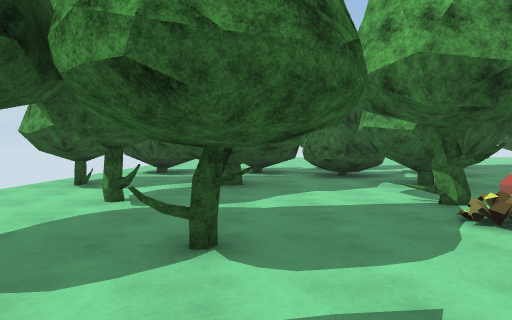
view 1 (above)

24 first-person views from a walk through a 3-D level made in the Unity game engine. The camera is 1.5 m above the floor, tilts 2° down and sees 75° across. The floor is counted in squares, 2 m on a side. Each view is taken from the middle of a square. On the plan, view 1 faces up. The plan holds only what a view shows up to about 11 squares ahead; the rest is blank. The place goes on beyond the plan. The player is left out. Some surface patterns are stand-ins.

view 2
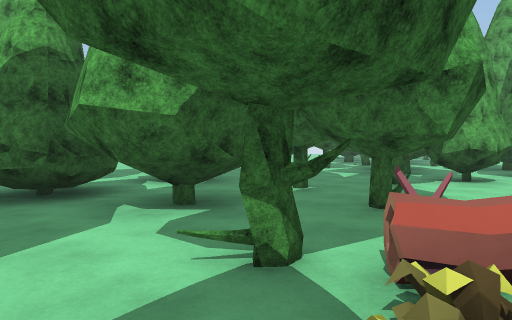

view 3
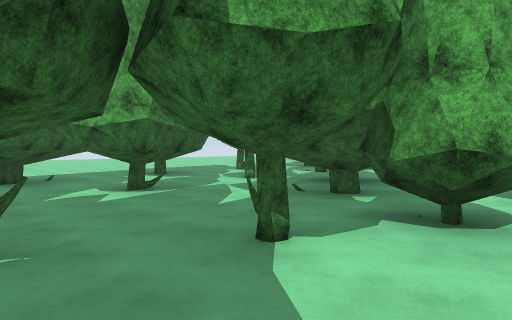

view 4
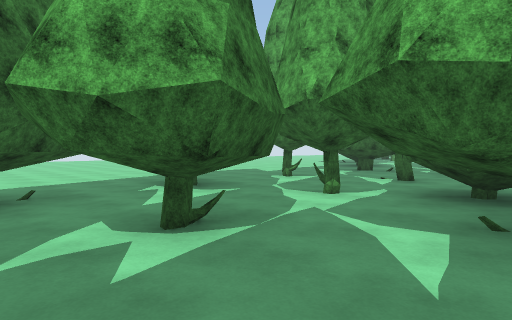

view 5
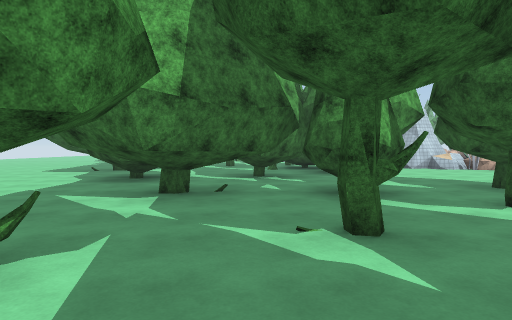

view 6
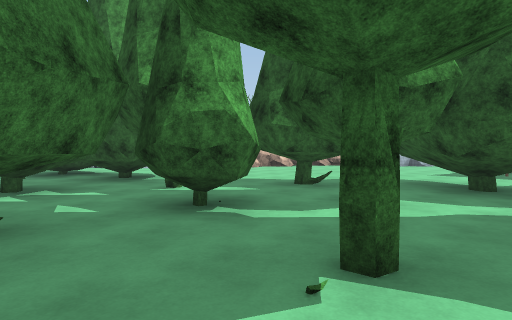

view 7
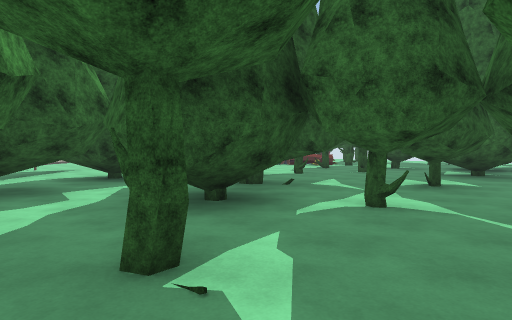

view 8
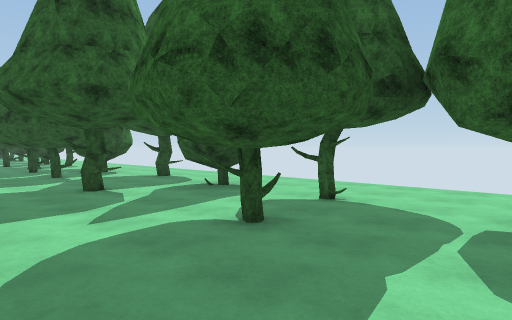

view 9
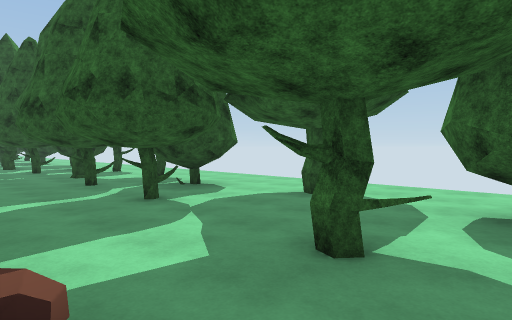

view 10
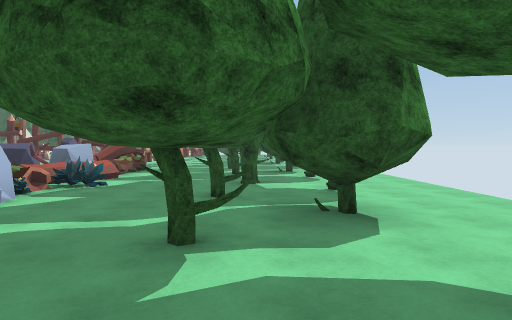

view 11
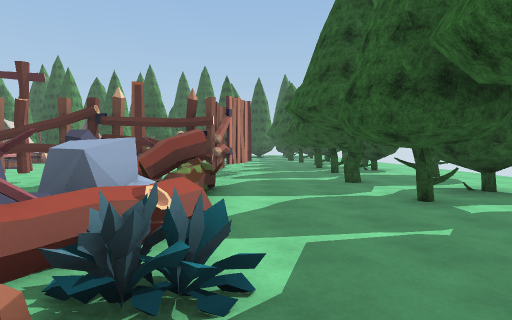

view 12
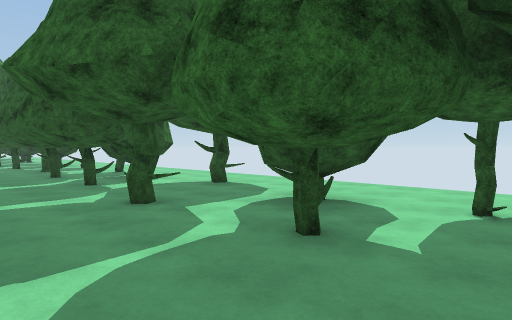

view 13
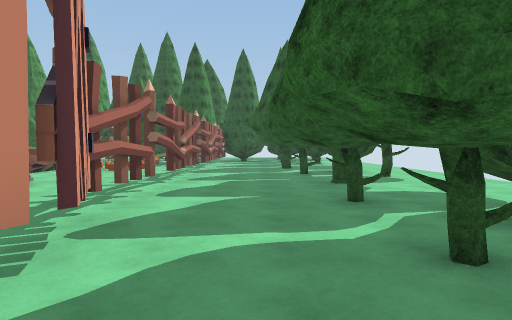

view 14
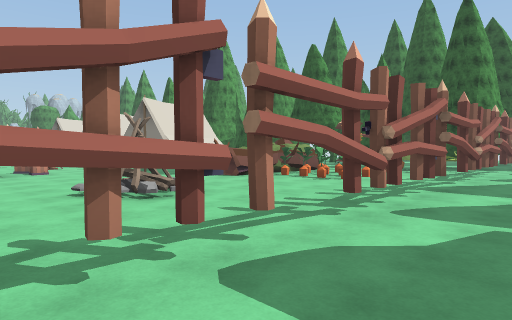

view 15
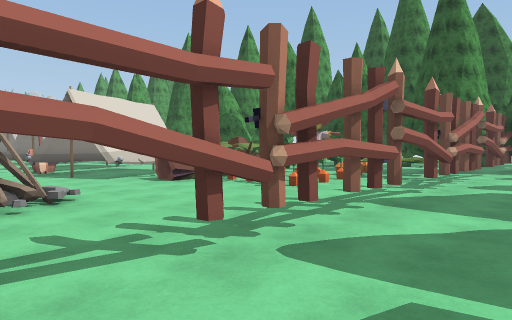

view 16
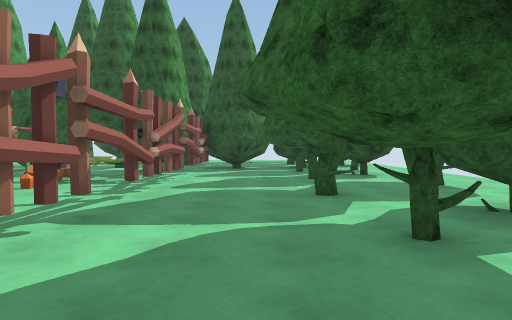

view 17
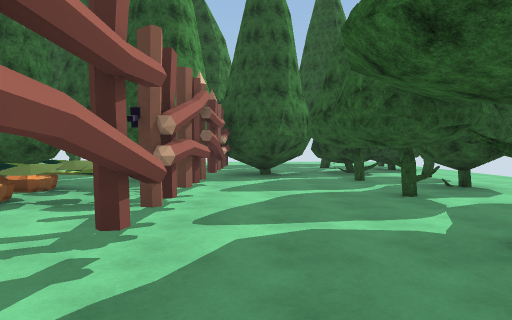

view 18
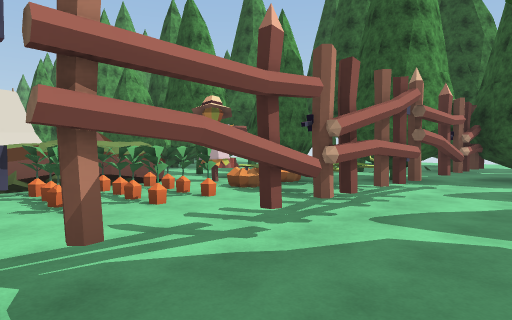

view 19
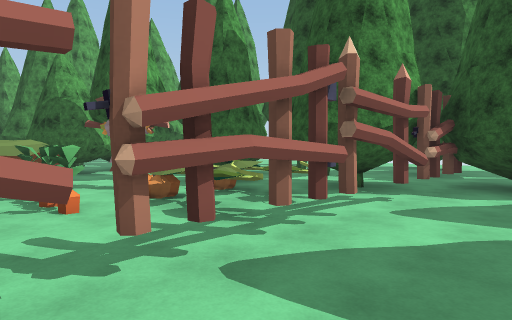

view 20
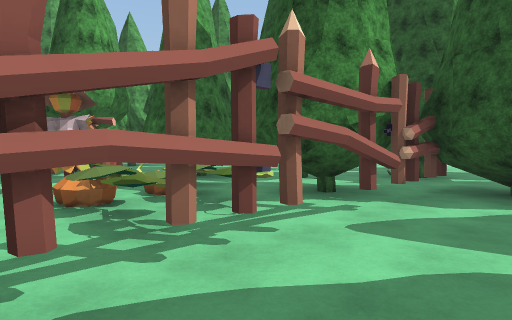

view 21
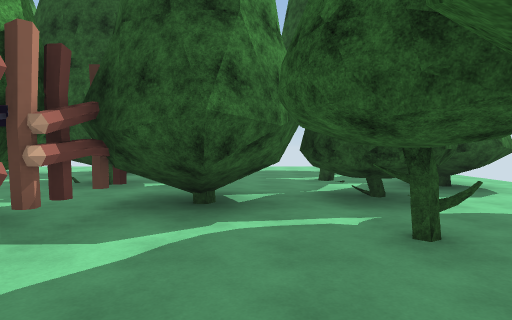

view 22
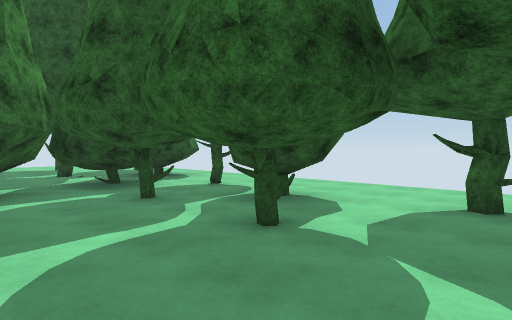

view 23
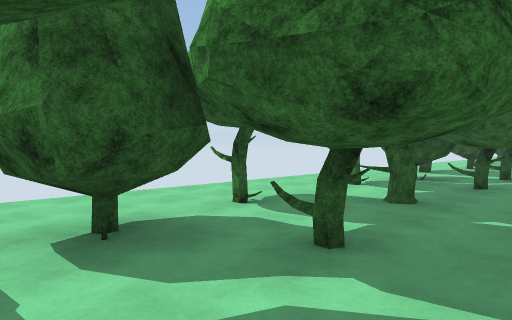

view 24
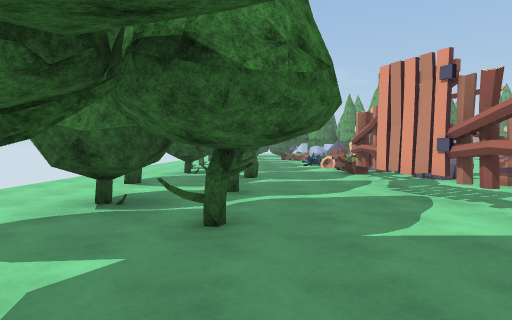

### Floor plan
Key: @ floor where view 1 was taken; # wall or solid block; x gap in a wall; . floor; T pine tree; R rock; S streetlight; C campfire; H thing the floor can be seen under or through; B bucket; A scarecrow; O other object.
Columns run from 4 left of view 1 to 23 right of it. Each row starts with its distance up from view 1.
 13          ..TT# T .T..TT.  ..
 12       TTT. TT. T.....TT..x..
 11           T...........#.TT .
 10 TTT TTT  TT.#T..T..T.TT..T .
  9 TTT T.## TT..T...TT..TT.TTTT
  8  T T...TT.....#TT#T.T.... T
  7 TT#TT..TT.T...#TTT..x.T#..
  6 #..##..#T...T.T#  #T##T ....
  5 ..T......T...TT..T TTT......
  4 .......T. ......TTT    .....
  3 ....T..OO        TT...
  2 ..T....         ... ...
  1 .......         .#   ..
  0 .TT.@..          #   ..
 -1 .TT.T.O
 -2 .......
 -3 .T.....O
 -4 .......
 -5 ..T#T..
 -6 ..TT...
 -7 ...#T..O
 -8 .O.....O
 -9 ...T....OR
-10 .......OR
-11 .T.....OR
-12 ..T#T..OO
-13 ..TT...ORR..
-14 ....T..#OOxS
-15 .......#OO ..
-16 .T....##.B  ..
-17 ...#T.#...  ...
-18 ..TT..##.    ..
-19 ..TT#..x..
-20 ...#T..x........
-21 .T.....x..C.....
-22 ...T...#..CC......
-23 .......#........#.
-24 .T.....#.....##.#B
-25 ..T#T..#....O##.#
-26 ..TT...#.O.OO #.
-27  ...T..x.OOOO
-28 .......x..OOO
-29 .T.....#OO....  T
-30 ...#T..#OO.AO..TT
-31 ..TT...HOOTO.T.T
-32 ..TT#..HT#TT..  T
-33 ...#T..HTT..TT  T
-34 .T.TTTTHT ..TT
-35 .TTTTTT#..T.

Where each view was taken, in squares from view 1:
view 1: 0 up, 0 right, facing up
view 2: 3 up, 1 right, facing up-right
view 3: 4 up, 6 right, facing up-right
view 4: 7 up, 7 right, facing up-right
view 5: 11 up, 12 right, facing right
view 6: 12 up, 14 right, facing down-right
view 7: 12 up, 16 right, facing down-left
view 8: 5 up, 2 right, facing down-left
view 9: 0 up, 2 right, facing down-left
view 10: 2 down, 1 left, facing down
view 11: 7 down, 2 right, facing down
view 12: 10 down, 2 right, facing down-left
view 13: 15 down, 1 right, facing down
view 14: 19 down, 1 right, facing down-right
view 15: 21 down, 1 right, facing down-right
view 16: 22 down, 1 right, facing down
view 17: 25 down, 2 right, facing down
view 18: 25 down, 1 right, facing down-right
view 19: 27 down, 1 right, facing down-right
view 20: 28 down, 1 right, facing down-right
view 21: 30 down, 1 right, facing down
view 22: 28 down, 2 right, facing down-left
view 23: 27 down, 1 right, facing up-left
view 24: 23 down, 0 right, facing up
